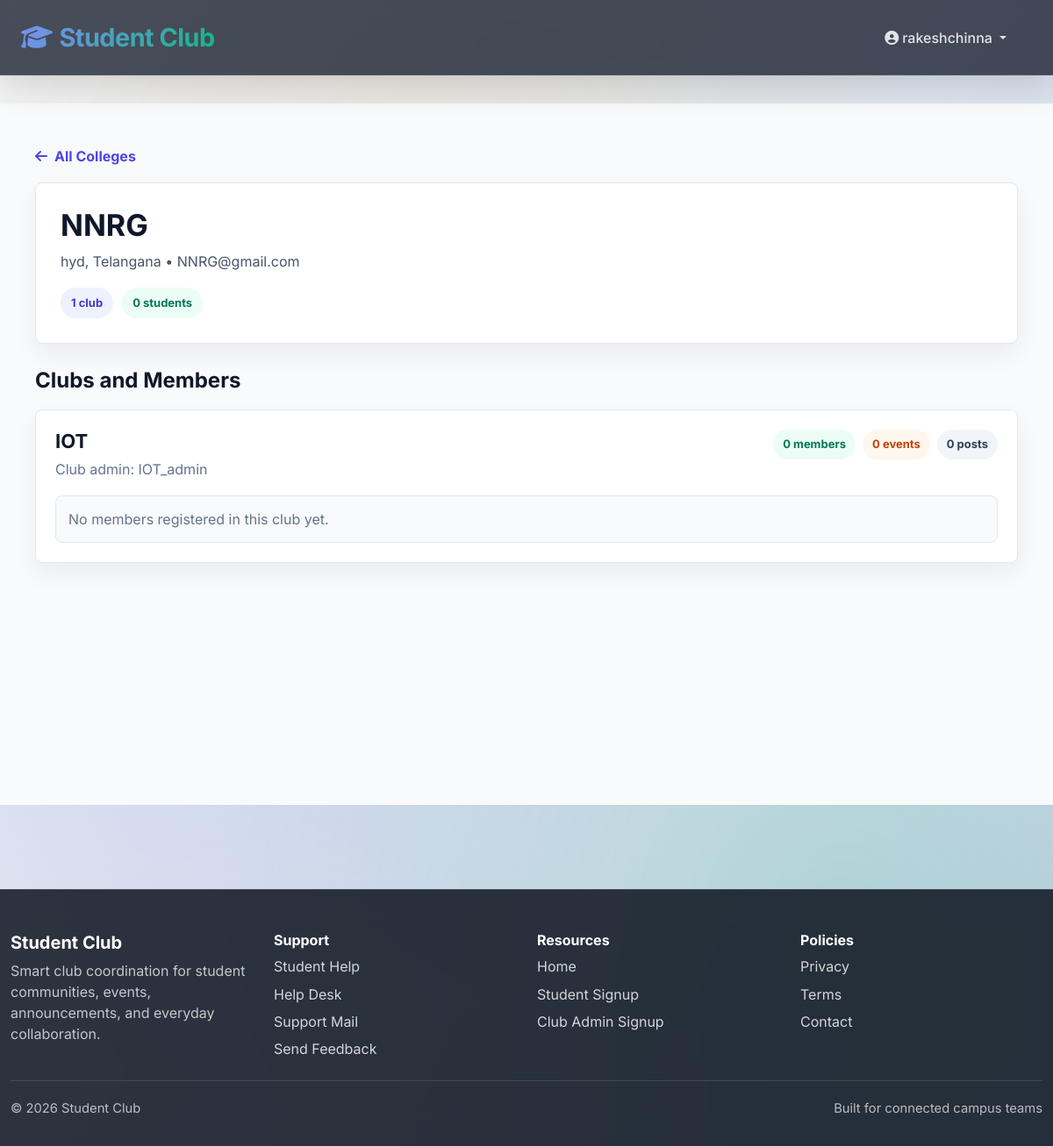
The page /colleges/2/ (signed in) on the database its author committed.
### mainpage/models.py (models this page shows, shortened)
class College(models.Model):
    name = models.CharField(max_length=200, unique=True)
    email = models.EmailField(unique=True)
    admin_name = models.CharField(max_length=150)
    phone = models.CharField(max_length=15)
    address = models.TextField()
    city = models.CharField(max_length=100)
    state = models.CharField(max_length=100)
    pincode = models.CharField(max_length=10)
    registration_number = models.CharField(max_length=100, unique=True)
    is_verified = models.BooleanField(default=False)
    created_at = models.DateTimeField(auto_now_add=True)
    updated_at = models.DateTimeField(auto_now=True)
    class Meta:
        ordering = ['name']

class Club(models.Model):
    college = models.ForeignKey(College, on_delete=models.CASCADE, related_name='clubs', null=True, blank=True)
    name = models.CharField(max_length=150)
    admin = models.OneToOneField(User, on_delete=models.CASCADE, related_name='managed_club')
    created_at = models.DateTimeField(auto_now_add=True)
    class Meta:
        unique_together = ('college', 'name')

### mainpage/views.py (the view)
# urls.py: path('colleges/<int:college_id>/', public_college_detail, name='public_college_detail'),
def public_college_detail(request, college_id):
    college = get_object_or_404(
        College.objects.annotate(
            club_count=Count('clubs', distinct=True),
            student_count=Count('clubs__students', distinct=True),
        ),
        id=college_id,
    )
    clubs = college.clubs.select_related('admin').prefetch_related(
        Prefetch('students', queryset=Student.objects.select_related('user').order_by('name'))
    ).annotate(
        member_count=Count('students', distinct=True),
        post_count=Count('posts', distinct=True),
        event_count=Count('events', distinct=True),
    ).order_by('name')
    return render(request, 'mainpage/public_college_detail.html', {
        'college': college,
        'clubs': clubs,
    })

### mainpage/templates/mainpage/public_college_detail.html (shortened to what this page needs)
{% extends 'mainpage/base.html' %}
{% block content %}
<section style="background: #f8fafc; min-height: 100vh; padding: 48px 20px;">
    <div style="max-width: 1120px; margin: 0 auto;">
        <a href="{% url 'public_colleges' %}" style="color: #4f46e5; font-weight: 700; text-decoration: none;">
            <i class="fas fa-arrow-left me-2"></i>All Colleges
        </a>
        <div style="background: white; border: 1px solid #e2e8f0; border-radius: 8px; padding: 28px; margin: 18px 0 28px; box-shadow: 0 12px 28px rgba(15, 23, 42, 0.06);">
            <h1 style="font-size: 34px; color: #0f172a; margin: 0 0 8px;">{{ college.name }}</h1>
            <p style="color: #475569; margin: 0 0 18px;">{{ college.city }}, {{ college.state }} • {{ college.email }}</p>
            <div style="display: flex; gap: 10px; flex-wrap: wrap;">
                <span style="background: #eef2ff; color: #4338ca; border-radius: 999px; padding: 8px 12px; font-size: 13px; font-weight: 700;">{{ college.club_count }} club{{ college.club_count|pluralize }}</span>
                <span style="background: #ecfdf5; color: #047857; border-radius: 999px; padding: 8px 12px; font-size: 13px; font-weight: 700;">{{ college.student_count }} student{{ college.student_count|pluralize }}</span>
            </div>
        </div>
        <h2 style="font-size: 24px; color: #0f172a; margin: 0 0 18px;">Clubs and Members</h2>
        {% if clubs %}
            <div style="display: grid; gap: 18px;">
                {% for club in clubs %}
                    <article style="background: white; border: 1px solid #e2e8f0; border-radius: 8px; padding: 22px; box-shadow: 0 12px 28px rgba(15, 23, 42, 0.06);">
                        <div style="display: flex; align-items: flex-start; justify-content: space-between; gap: 16px; flex-wrap: wrap;">
                            <div>
                                <h3 style="font-size: 22px; color: #0f172a; margin: 0 0 6px;">{{ club.name }}</h3>
                                <p style="color: #64748b; margin: 0;">Club admin: {{ club.admin.username }}</p>
                            </div>
                            <div style="display: flex; gap: 8px; flex-wrap: wrap;">
                                <span style="background: #ecfdf5; color: #047857; border-radius: 999px; padding: 7px 11px; font-size: 13px; font-weight: 700;">{{ club.member_count }} member{{ club.member_count|pluralize }}</span>
                                <span style="background: #fff7ed; color: #c2410c; border-radius: 999px; padding: 7px 11px; font-size: 13px; font-weight: 700;">{{ club.event_count }} event{{ club.event_count|pluralize }}</span>
                                <span style="background: #f1f5f9; color: #334155; border-radius: 999px; padding: 7px 11px; font-size: 13px; font-weight: 700;">{{ club.post_count }} post{{ club.post_count|pluralize }}</span>
                            </div>
                        </div>
                        {% if club.students.all %}
                            <div style="display: grid; grid-template-columns: repeat(auto-fit, minmax(220px, 1fr)); gap: 12px; margin-top: 18px;">
                                {% for student in club.students.all %}
                                    <div style="background: #f8fafc; border: 1px solid #e2e8f0; border-radius: 8px; padding: 14px;">
                                        <strong style="display: block; color: #0f172a;">{{ student.name }}</strong>
                                        <span style="display: block; color: #64748b; font-size: 13px; margin-top: 3px;">{{ student.department }}</span>
                                    </div>
                                {% endfor %}
                            </div>
                        {% else %}
                            <p style="background: #f8fafc; border: 1px solid #e2e8f0; border-radius: 8px; color: #64748b; padding: 14px; margin: 18px 0 0;">No members registered in this club yet.</p>
                        {% endif %}
                    </article>
                {% endfor %}
            </div>
        {% else %}
            <div style="background: white; border: 1px solid #e2e8f0; border-radius: 8px; padding: 32px; text-align: center;">
                <h3 style="color: #0f172a; margin: 0 0 8px;">No clubs available yet</h3>
                <p style="color: #64748b; margin: 0;">When this college creates clubs, they will appear here.</p>
            </div>
        {% endif %}
    </div>
</section>
{% endblock %}

### mainpage/templates/mainpage/base.html (shortened to what this page needs)
{% load static %}
<!DOCTYPE html>
<html lang="en">
<head>
    <link href="https://cdn.jsdelivr.net/npm/bootstrap@5.3.0/dist/css/bootstrap.min.css" rel="stylesheet">
    <link rel="stylesheet" href="https://cdnjs.cloudflare.com/ajax/libs/font-awesome/6.5.1/css/all.min.css">
    <link rel="stylesheet" href="{% static 'css/style.css' %}">
</head>
<body class="{% block body_class %}{% endblock %}" data-user-role="{% if user.is_authenticated and user.student_profile %}student{% elif user.is_authenticated and user.managed_club %}club-admin{% elif user.is_authenticated and user.college_admin %}college-admin{% else %}guest{% endif %}">
    <div class="site-shell">
        {% if user.is_authenticated %}
        <nav class="navbar navbar-expand-lg navbar-dark sticky-top app-navbar">
            <div class="container-fluid px-4">
                <a class="navbar-brand fw-bold" href="{% if user.student_profile %}{% url 'student_home' %}{% elif user.managed_club %}{% url 'club_dashboard' %}{% else %}{% url 'home' %}{% endif %}">
                    <i class="fas fa-graduation-cap me-2"></i>Student Club
                </a>
                <div class="collapse navbar-collapse" id="navbarNav">
                    <ul class="navbar-nav ms-auto align-items-lg-center">
                        <li class="nav-item dropdown">
                            <a class="nav-link dropdown-toggle" href="#" id="userDropdown" role="button" data-bs-toggle="dropdown">
                                <i class="fas fa-user-circle me-1"></i>{{ user.username }}
                            </a>
                        </li>
                    </ul>
                </div>
            </div>
        </nav>
        {% endif %}
        <main class="site-main">
            {% block content %}{% endblock %}
        </main>
        <footer class="site-footer">
            <div class="container">
                <div class="footer-grid">
                    <div>
                        <h5>Student Club</h5>
                        <p>Smart club coordination for student communities, events, announcements, and everyday collaboration.</p>
                    </div>
                    <div>
                        <h6>Support</h6>
                        <a href="mailto:studenthelp@gmail.com">Student Help</a>
                        <a href="mailto:help@studentclub.local">Help Desk</a>
                        <a href="mailto:support@studentclub.local">Support Mail</a>
                        <a href="mailto:feedback@studentclub.local">Send Feedback</a>
                    </div>
                    <div>
                        <h6>Resources</h6>
                        <a href="{% url 'home' %}">Home</a>
                        {% if user.is_authenticated %}
                            <a href="{% url 'student_signup' %}">Student Signup</a>
                            <a href="{% url 'admin_signup' %}">Club Admin Signup</a>
                        {% endif %}
                    </div>
                    <div>
                        <h6>Policies</h6>
                        <a href="#">Privacy</a>
                        <a href="#">Terms</a>
                        <a href="#">Contact</a>
                    </div>
                </div>
                <div class="footer-bottom">
                    <span>&copy; 2026 Student Club</span>
                    <span>Built for connected campus teams</span>
                </div>
            </div>
        </footer>
    </div>
</body>
</html>

### mainpage/static/css/style.css (style rules this page uses)
:root { --primary: #6366f1; --primary-dark: #4f46e5; --primary-light: #818cf8; --secondary: #10b981; --accent: #f59e0b; --danger: #ef4444; --dark: #1f2937; --light: #f9fafb; --gray-100: #f3f4f6; --gray-200: #e5e7eb; --gray-300: #d1d5db; --gray-400: #9ca3af; --gray-500: #6b7280; --text-primary: #0f172a; --text-secondary: #334155; }
* { margin: 0; padding: 0; box-sizing: border-box; }
html { scroll-behavior: smooth; }
body { font-family: 'Segoe UI', 'Roboto', 'Poppins', sans-serif; color: var(--text-primary); background: linear-gradient(135deg, #f5f7fa 0%, #c3cfe2 100%); min-height: 100vh; position: relative; overflow-x: hidden; }
body::before { content: ''; position: fixed; top: 0; left: 0; right: 0; bottom: 0; background: radial-gradient(circle at 20% 50%, rgba(99, 102, 241, 0.1) 0%, transparent 50%), radial-gradient(circle at 80% 80%, rgba(16, 185, 129, 0.1) 0%, transparent 50%); pointer-events: none; z-index: -1; }
.navbar { background: linear-gradient(135deg, rgba(31, 41, 55, 0.95) 0%, rgba(99, 102, 241, 0.95) 100%); backdrop-filter: blur(10px); border-bottom: 1px solid rgba(255, 255, 255, 0.1); box-shadow: 0 10px 40px rgba(0, 0, 0, 0.15); padding: 1rem 0; animation: slideInDown 0.6s ease-out; }
.navbar-brand { font-size: 1.8rem; font-weight: 800; background: linear-gradient(135deg, #818cf8 0%, #10b981 100%); -webkit-background-clip: text; -webkit-text-fill-color: transparent; background-clip: text; letter-spacing: -0.5px; transition: all 0.3s ease; }
.navbar .nav-link { color: rgba(255, 255, 255, 0.85) !important; margin: 0 0.8rem; position: relative; font-weight: 500; transition: all 0.3s ease; padding: 0.5rem 1rem !important; border-radius: 8px; }
.navbar .nav-link::before { content: ''; position: absolute; bottom: 0; left: 50%; width: 0; height: 3px; background: linear-gradient(90deg, #10b981, #f59e0b); border-radius: 3px; transform: translateX(-50%); transition: width 0.3s ease; }
main { padding: 2rem 0; animation: fadeInUp 0.8s ease-out; }
.container { max-width: 1200px; }
h1, h2, h3, h4, h5, h6 { font-weight: 700; color: var(--text-primary); }
h1 { font-size: 2.8rem; line-height: 1.2; margin-bottom: 1.5rem; }
h2 { font-size: 2rem; margin-bottom: 1.2rem; }
h3 { font-size: 1.5rem; margin-bottom: 1rem; }
footer { background: linear-gradient(135deg, var(--dark) 0%, var(--primary) 100%); color: white; margin-top: 5rem; padding: 3rem 0; border-top: 1px solid rgba(255, 255, 255, 0.1); animation: slideInUp 0.6s ease-out; }
footer p { margin: 0.5rem 0; }
footer a { color: var(--primary-light); text-decoration: none; transition: all 0.3s ease; }
.site-shell { position: relative; min-height: 100vh; }
.site-main { position: relative; z-index: 1; }
body { font-family: 'Inter', 'Segoe UI', 'Roboto', sans-serif; background: linear-gradient(135deg, #f5f7fa 0%, #c3cfe2 100%), url('https://images.unsplash.com/photo-1557821552-17105176677c?auto=format&fit=crop&w=2000&q=80') center/cover fixed; background-attachment: fixed; position: relative; }
body::before { content: ''; position: fixed; top: 0; left: 0; right: 0; bottom: 0; background: radial-gradient(circle at 20% 50%, rgba(99, 102, 241, 0.15) 0%, transparent 50%), radial-gradient(circle at 80% 80%, rgba(16, 185, 129, 0.15) 0%, transparent 50%), radial-gradient(circle at 40% 20%, rgba(245, 158, 11, 0.1) 0%, transparent 50%); pointer-events: none; z-index: -1; }
.app-navbar { background: rgba(10, 18, 34, 0.74); }
.site-footer { margin-top: 4rem; padding: 3rem 0 2rem; background: rgba(6, 12, 24, 0.82); backdrop-filter: blur(16px); border-top: 1px solid rgba(255, 255, 255, 0.12); }
.footer-grid { display: grid; grid-template-columns: repeat(auto-fit, minmax(180px, 1fr)); gap: 1.5rem; margin-bottom: 1.5rem; }
.site-footer h5, .site-footer h6, .site-footer p, .site-footer a, .footer-bottom { color: #fff; }
.site-footer p { color: rgba(255, 255, 255, 0.72); margin: 0; }
.site-footer a { display: block; margin-top: 0.45rem; color: rgba(255, 255, 255, 0.8); text-decoration: none; }
.footer-bottom { display: flex; justify-content: space-between; gap: 1rem; padding-top: 1.25rem; border-top: 1px solid rgba(255, 255, 255, 0.12); color: rgba(255, 255, 255, 0.68); font-size: 0.92rem; }

### rows shown on the page
College: name "NNRG", city "hyd", state "Telangana", email "NNRG@gmail.com", club_count "1", student_count "0"
Club: name "IOT", admin.username "IOT_admin", member_count "0", event_count "0", post_count "0", shows "No members registered in this club yet."

### other values the page prints
{{ user.username }} "rakeshchinna"
